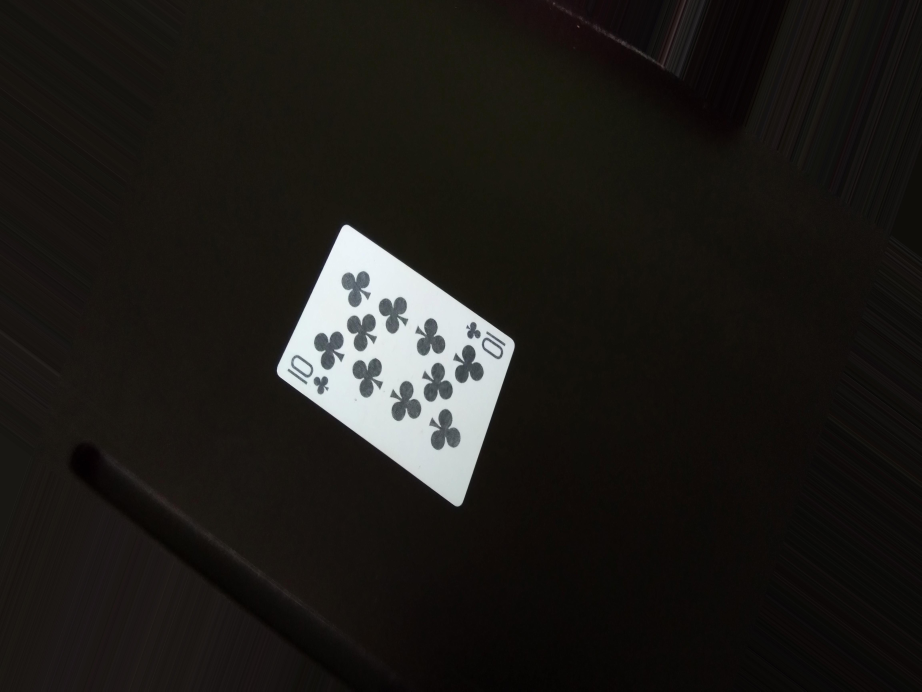
#> input picture Data/Images/Images/10C13.jpg, 4608 x 3456 px (shown at 1/5 size); its folder holds only this picture in this run
$ python build_templates.py
#> lines starting #> are read from the running program, lines starting #| are printed output that depends on the picture; after the words box and inside, x2 and y2 are one past the last pixel; in counts of white or black regions, pixels touching at a corner belong together
### CV/detect_card.py
import cv2
import numpy as np
import os
import glob

def straighten_card_perspective(image, contour, debug=False):
    """Straighten card using perspective transformation.
    Finds 4 corner points from contour and applies perspective correction."""

    # Approximate the contour to a polygon
    epsilon = 0.02 * cv2.arcLength(contour, True)
    approx = cv2.approxPolyDP(contour, epsilon, True)

    if debug:
        print(f"Contour approximation has {len(approx)} vertices")

    # If we don't have exactly 4 points, use convex hull or minAreaRect
    if len(approx) != 4:
        if debug:
            print("Contour doesn't have 4 points, using convex hull")
        hull = cv2.convexHull(contour)
        # Get the 4 corners of the convex hull
        if len(hull) >= 4:
            # Use minAreaRect to get 4 corners
            rect = cv2.minAreaRect(hull)
            approx = cv2.boxPoints(rect)
            approx = np.int0(approx)
        else:
            if debug:
                print("Could not get 4 corners")
            return None

    # Get 4 corners
    pts = approx.reshape(4, 2).astype(np.float32)

    if debug:
        print(f"Corner points: {pts}")

    # Order points: top-left, top-right, bottom-right, bottom-left
    pts_ordered = order_points_simple(pts)

    if debug:
        print(f"Ordered points: {pts_ordered}")

    # Get the width and height based on edge lengths
    width_top = np.linalg.norm(pts_ordered[1] - pts_ordered[0])
    width_bottom = np.linalg.norm(pts_ordered[2] - pts_ordered[3])
    height_left = np.linalg.norm(pts_ordered[3] - pts_ordered[0])
    height_right = np.linalg.norm(pts_ordered[2] - pts_ordered[1])

    card_width = int((width_top + width_bottom) / 2)
    card_height = int((height_left + height_right) / 2)

    if debug:
        print(f"Card dimensions: {card_width}x{card_height}")

    # Create destination rectangle
    dst = np.array([
        [0, 0],
        [card_width, 0],
        [card_width, card_height],
        [0, card_height]
    ], dtype="float32")

    # Apply perspective transformation
    M = cv2.getPerspectiveTransform(pts_ordered, dst)
    warped = cv2.warpPerspective(image, M, (card_width, card_height),
                                 flags=cv2.INTER_LINEAR)

    return warped

def order_points_simple(pts):
    """Order 4 points: top-left, top-right, bottom-right, bottom-left"""
    # Sort by y coordinate first to separate top and bottom
    sorted_y = pts[np.argsort(pts[:, 1])]

    # Top 2 points
    top = sorted_y[:2]
    # Bottom 2 points
    bottom = sorted_y[2:]

    # Sort top points by x
    tl, tr = top[np.argsort(top[:, 0])]
    # Sort bottom points by x
    bl, br = bottom[np.argsort(bottom[:, 0])]

    return np.array([tl, tr, br, bl], dtype=np.float32)

# [20 lines left out: function order_points, not called in this run]

def detect_and_get_top_left(image_path,
                          corner_frac: float = 0.25,
                          outline_scale: int = 2,
                          corner_area_thresh: int = 10,
                          target_size=(64, 96),
                          show: bool = False,
                          save_path: str = None,
                          debug: bool = False,
                          _image: np.ndarray = None):
    """Detect card in the image using curved edge detection, straighten it, and return the top-left outline crop.

    Uses edge detection and contour analysis to find the card's curved boundary (rounded corners).
    Returns a dict with keys:
      - warped: straightened card image (BGR)
      - top_left_corner: color crop of top-left (BGR)
      - corner_edges: edge map of the top-left crop (uint8)
      - outline: white background with black contour strokes (BGR)
      - outline_large: scaled-up version for display

    If save_path is provided, the outline_large will be saved to that path.
    If debug is True, prints contour info to help diagnose detection issues.
    """
    # If the image path doesn't exist, try to resolve common mistakes
    if image_path is not None and not os.path.exists(image_path):
        # Try same basename with common extensions in the Data images folder
        base = os.path.splitext(os.path.basename(image_path))[0]
        # common folders to search (relative to repo)
        search_dirs = [
            os.path.join(os.getcwd(), "Data", "Images", "Images"),
            os.path.join(os.getcwd(), "Data", "Images"),
            os.path.join(os.getcwd(), "Data")
        ]
        found = None
        for d in search_dirs:
            if not os.path.isdir(d):
                continue
            # look for files starting with base name
            pattern = os.path.join(d, base + ".*")
            matches = glob.glob(pattern)
            if matches:
                # prefer png/jpg/jpeg
                for ext in ('.png', '.jpg', '.jpeg'):
                    for m in matches:
                        if m.lower().endswith(ext):
                            found = m
                            break
                    if found:
                        break
                if not found:
                    found = matches[0]
                break
        if found:
            if debug:
                print(f"Image path not found; using '{found}' instead of '{image_path}'")
            image_path = found

    if _image is not None:
        image = _image
    else:
        image = cv2.imread(image_path)
        if image is None:
            parent = os.path.dirname(image_path) or os.getcwd()
            sample = []
            try:
                sample = [os.path.basename(p) for p in glob.glob(os.path.join(parent, '*'))][:20]
            except Exception:
                sample = []
            raise FileNotFoundError(f"Image not found: {image_path}. Nearby files: {sample}")
    original = image.copy()
    h, w = image.shape[:2]

    # Use multiple edge detection methods for robustness
    # 1. Canny edge detection
    blur = cv2.GaussianBlur(image, (5, 5), 0)
    edges_canny = cv2.Canny(blur, 30, 100)

    # 2. Dilate and erode to connect nearby edges (helps with rounded corners)
    kernel = cv2.getStructuringElement(cv2.MORPH_RECT, (5, 5))
    edges_dilated = cv2.dilate(edges_canny, kernel, iterations=2)
    edges_processed = cv2.erode(edges_dilated, kernel, iterations=1)

    # Find contours on processed edges
    contours, _ = cv2.findContours(edges_processed, cv2.RETR_EXTERNAL, cv2.CHAIN_APPROX_SIMPLE)

    if debug:
        print(f"Total contours found: {len(contours)}")

    # Find the largest contour (the card itself) - don't require it to be a perfect quadrilateral
    # since curved corners won't form a perfect 4-point approximation
    largest_contour = None
    largest_area = 0

    for i, c in enumerate(contours):
        area = cv2.contourArea(c)

        if debug and area > 5000:  # Only print large contours
            peri = cv2.arcLength(c, True)
            approx = cv2.approxPolyDP(c, 0.02 * peri, True)
            print(f"  Contour {i}: area={area:.0f}, perimeter={peri:.0f}, approx_sides={len(approx)}")

        # Prefer contours that are large and have reasonable aspect ratio (card-like)
        if area > largest_area and area > 5000:  # Minimum card size
            x, y, cw, ch = cv2.boundingRect(c)
            aspect_ratio = float(cw) / ch if ch > 0 else 0
            # Card aspect ratio is typically between 0.6 and 0.75 (portrait orientation varies)
            if 0.5 < aspect_ratio < 1.5:  # Allow some variation
                largest_contour = c
                largest_area = area

    if largest_contour is None:
        if debug:
            print("No suitable card contour found!")
        return None

    if debug:
        print(f"Using largest contour with area={largest_area:.0f}")

    # Straighten the card using perspective transformation based on detected corners
    warped = straighten_card_perspective(original, largest_contour, debug=debug)

    # Get dimensions of straightened card
    h, w = warped.shape[:2]

    # Ensure card is upright (portrait orientation: height > width)
    # If card is wider than tall, rotate 90 degrees
    h, w = warped.shape[:2]
    if w > h:
        if debug:
            print(f"Card is landscape ({w}x{h}), rotating to portrait...")
        warped = cv2.rotate(warped, cv2.ROTATE_90_COUNTERCLOCKWISE)
        h, w = warped.shape[:2]

    warped_copy = warped.copy()
    warped_blur = cv2.GaussianBlur(warped, (5, 5), 0)
    warped_edges = cv2.Canny(warped_blur, 50, 150)
    warped_contours, _ = cv2.findContours(warped_edges, cv2.RETR_EXTERNAL, cv2.CHAIN_APPROX_SIMPLE)

    for c in warped_contours:
        area = cv2.contourArea(c)
        if area > 100:
            cv2.drawContours(warped_copy, [c], -1, (0, 255, 0), 2)

    # Extract top-left corner for rank and suit
    corner_width = int(w * corner_frac)
    corner_height = int(h * 0.35)  # Taller crop (35% of height instead of 25%)
    top_left_corner = warped[0:corner_height, 0:corner_width]
    corner_edges = warped_edges[0:corner_height, 0:corner_width]

    # Create a black and white overlay using binary thresholding
    gray = cv2.cvtColor(top_left_corner, cv2.COLOR_BGR2GRAY)
    # Apply blur to reduce noise before thresholding
    blurred = cv2.GaussianBlur(gray, (5, 5), 0)
    # Use Otsu's threshold for automatic thresholding - keeps background white, makes darker areas black
    _, bw_overlay = cv2.threshold(blurred, 0, 255, cv2.THRESH_BINARY + cv2.THRESH_OTSU)

    # Apply morphological operations to remove noise
    kernel = cv2.getStructuringElement(cv2.MORPH_RECT, (3, 3))
    bw_overlay = cv2.morphologyEx(bw_overlay, cv2.MORPH_CLOSE, kernel, iterations=1)
    bw_overlay = cv2.morphologyEx(bw_overlay, cv2.MORPH_OPEN, kernel, iterations=1)

    # Convert to 3-channel for consistency (BGR format)
    bw_overlay_bgr = cv2.cvtColor(bw_overlay, cv2.COLOR_GRAY2BGR)

    # Resize overlay to a fixed target resolution so outputs are consistent
    # target_size is (width, height)
    target_w, target_h = target_size
    bw_overlay_resized = cv2.resize(bw_overlay, (target_w, target_h), interpolation=cv2.INTER_NEAREST)
    bw_overlay_resized_bgr = cv2.cvtColor(bw_overlay_resized, cv2.COLOR_GRAY2BGR)

    # Create a larger display image by scaling the fixed-size overlay
    overlay_large = cv2.resize(bw_overlay_resized_bgr, (target_w * outline_scale, target_h * outline_scale),
                                interpolation=cv2.INTER_NEAREST)

    if save_path:
        cv2.imwrite(save_path, overlay_large)

    if show:
        # Helper function to resize image for display with max size constraint
        # [8 lines left out: function resize_for_display, not called in this run]

        cv2.imshow("Original Image", resize_for_display(image))
        cv2.imshow("Straightened Card", resize_for_display(warped))
        cv2.imshow("Contours on Straightened Card", resize_for_display(warped_copy))
        cv2.imshow("Top-Left Corner (B&W Overlay)", overlay_large)
        cv2.waitKey(0)
        cv2.destroyAllWindows()

    return {
        "warped": warped,
        "top_left_corner": top_left_corner,
        "corner_edges": corner_edges,
        # resized overlay at fixed resolution (grayscale)
        "overlay": bw_overlay_resized,
        # BGR versions for display
        "overlay_bgr": bw_overlay_resized_bgr,
        "overlay_large": overlay_large,
    }


def detect_card_from_image(image: np.ndarray, **kwargs):
    """Convenience wrapper: run detect_and_get_top_left on a BGR numpy array."""
    return detect_and_get_top_left(None, _image=image, **kwargs)


# [7 lines that do not run on import are left out]

### CV/build_templates.py
"""
Build a template database from the annotated card dataset.

For each image in Data/Images/Images/:
  - Derive the card label from the filename (e.g. "10C0.jpg" → "10C")
  - Run detect_and_get_top_left() to produce a 64×96 binary overlay
  - Accumulate overlays per label and compute a mean template
  - Save {LABEL}.npy (float32 array) and {LABEL}.png for all 52 cards

Run this once before using card_matcher.py:
    python build_templates.py
"""
import os
import sys
import re
import cv2
import numpy as np

sys.path.insert(0, os.path.dirname(os.path.abspath(__file__)))
from detect_card import detect_and_get_top_left

BASE = os.path.dirname(os.path.dirname(os.path.abspath(__file__)))
IMAGES_DIR = os.path.join(BASE, "Data", "Images", "Images")
TEMPLATES_DIR = os.path.join(BASE, "Data", "templates", "card_overlays")

VALID_LABELS = {
    f"{r}{s}"
    for r in ["A", "2", "3", "4", "5", "6", "7", "8", "9", "10", "J", "Q", "K"]
    for s in ["S", "H", "D", "C"]
}

IMAGE_EXTENSIONS = {".jpg", ".jpeg", ".png", ".webp", ".avif"}


def parse_label(filename: str) -> str | None:
    """Extract card label from filename like '10C0.jpg' → '10C', 'AS12.jpg' → 'AS'."""
    name = os.path.splitext(os.path.basename(filename))[0].upper()
    label = re.sub(r"\d+$", "", name)
    return label if label in VALID_LABELS else None


def build_templates(
    images_dir: str = IMAGES_DIR,
    templates_dir: str = TEMPLATES_DIR,
    max_per_class: int = 50,
    verbose: bool = True,
) -> dict[str, int]:
    """
    Process dataset images and save mean overlay templates.

    Returns dict of {label: sample_count} for each saved template.
    """
    os.makedirs(templates_dir, exist_ok=True)

    card_overlays: dict[str, list[np.ndarray]] = {}
    processed = skipped = 0

    image_files = [
        f for f in os.listdir(images_dir)
        if os.path.splitext(f)[1].lower() in IMAGE_EXTENSIONS
    ]
    total = len(image_files)

    if verbose:
        print(f"Found {total} images in {images_dir}")

    for i, filename in enumerate(image_files):
        label = parse_label(filename)
        if label is None:
            skipped += 1
            continue

        if max_per_class and len(card_overlays.get(label, [])) >= max_per_class:
            continue

        img_path = os.path.join(images_dir, filename)

        if verbose and i % 200 == 0:
            pct = 100 * i / total
            print(f"  [{pct:5.1f}%] {i}/{total}  processed={processed}  skipped={skipped}")

        try:
            result = detect_and_get_top_left(img_path)
#> in detect_and_get_top_left, image is the input picture: shape (3456, 4608, 3); mean B, G, R 24.4, 27.7, 29.9
#> in detect_and_get_top_left, `edges_canny = cv2.Canny(blur, 30, 100)`:
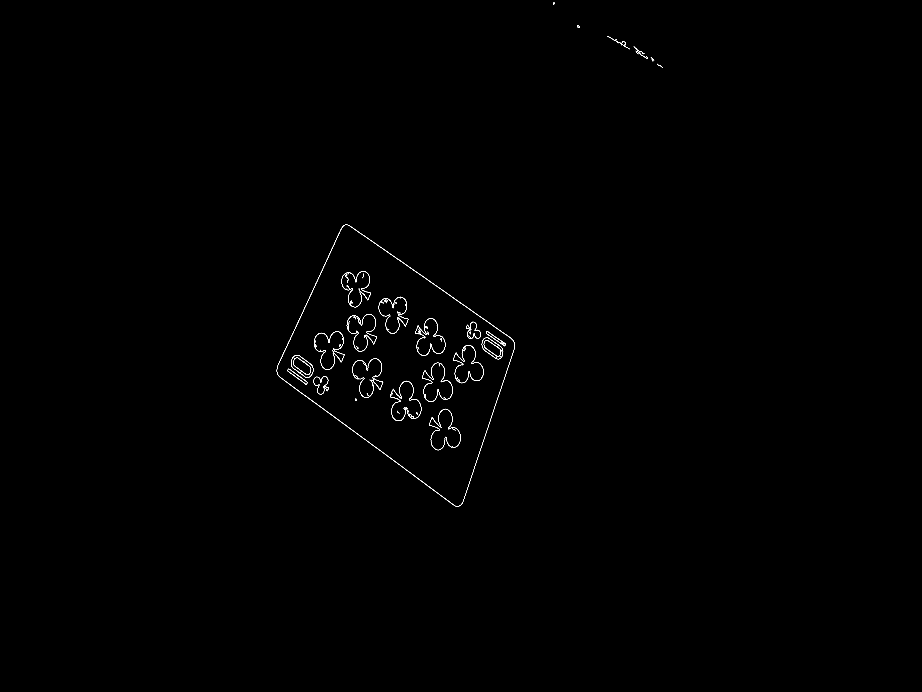
#> edges_canny: shape (3456, 4608) (shown at 1/5 size); 0.12% white in thin lines or dots, all inside (x1, y1, x2, y2) = (1384, 12, 3313, 2533)
#> in detect_and_get_top_left, `contours, _ = cv2.findContours(edges_processed, cv2.RETR_EXTERNAL, cv2..`: contours = 7 contours; box (x1, y1, x2, y2) and area: (1382, 1121, 2576, 2535) 925698, (3033, 178, 3152, 248) 1303, (3166, 230, 3240, 297) 1241, (3284, 317, 3315, 342) 234, (3252, 286, 3273, 309) 210, (2883, 124, 2900, 142) 208, (2764, 10, 2777, 25) 133
#> the loop in detect_and_get_top_left, `for i, c in enumerate(contours):` made 7 passes
#> (area, x, y, cw, ch, aspect_ratio, largest_area) on pass 1: (925697.5, 1382, 1121, 1194, 1414, 0.844, 925697.5)
#> after the loop in detect_and_get_top_left, `for i, c in enumerate(contours):`: aspect_ratio = 0.844; ch = 1414; cw = 1194; largest_area = 925697.5; largest_contour = contour of 2150 points, box (x1, y1, x2, y2) (1382, 1121, 2576, 2535), area 925698; x = 1382; y = 1121
#> in straighten_card_perspective, `epsilon = 0.02 * cv2.arcLength(contour, True)`: epsilon = 82.44
#> in straighten_card_perspective, `approx = cv2.approxPolyDP(contour, epsilon, True)`: approx = [[1720, 1123], [1386, 1874], [2298, 2532], [2572, 1708]]
#> in straighten_card_perspective, `pts = approx.reshape(4, 2).astype(np.float32)`: pts has the same summary as approx
#> in order_points_simple, `sorted_y = pts[np.argsort(pts[:, 1])]`: sorted_y = [[1720, 1123], [2572, 1708], [1386, 1874], [2298, 2532]]
#> in order_points_simple, `top = sorted_y[:2]`: top = [[1720, 1123], [2572, 1708]]
#> in order_points_simple, `bottom = sorted_y[2:]`: bottom = [[1386, 1874], [2298, 2532]]
#> in order_points_simple, `tl, tr = top[np.argsort(top[:, 0])]`: tl = [1720, 1123]; tr = [2572, 1708]
#> in order_points_simple, `bl, br = bottom[np.argsort(bottom[:, 0])]`: bl = [1386, 1874]; br = [2298, 2532]
#> in straighten_card_perspective, `pts_ordered = order_points_simple(pts)`: pts_ordered = [[1720, 1123], [2572, 1708], [2298, 2532], [1386, 1874]]
#> in straighten_card_perspective, `width_top = np.linalg.norm(pts_ordered[1] - pts_ordered[0])`: width_top = 1033.5
#> in straighten_card_perspective, `width_bottom = np.linalg.norm(pts_ordered[2] - pts_ordered[3])`: width_bottom = 1124.6
#> in straighten_card_perspective, `height_left = np.linalg.norm(pts_ordered[3] - pts_ordered[0])`: height_left = 821.9
#> in straighten_card_perspective, `height_right = np.linalg.norm(pts_ordered[2] - pts_ordered[1])`: height_right = 868.4
#> in straighten_card_perspective, `card_width = int((width_top + width_bottom) / 2)`: card_width = 1079
#> in straighten_card_perspective, `card_height = int((height_left + height_right) / 2)`: card_height = 845
#> in straighten_card_perspective, `dst = np.array([ [0, 0], [card_width, 0], [card_width, card_height], [..`: dst = [[0, 0], [1079, 0], [1079, 845], [0, 845]]
#> in straighten_card_perspective, `M = cv2.getPerspectiveTransform(pts_ordered, dst)`: M = [[1.06, 0.47, -2346.8], [-0.677, 0.986, 57.15], [-3.12e-05, 9.96e-05, 1]]
#> in straighten_card_perspective, `warped = cv2.warpPerspective(image, M, (card_width, card_height), flag..`:
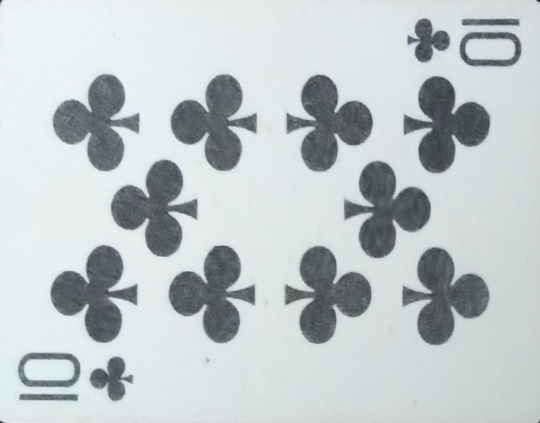
#> warped: shape (845, 1079, 3) (shown at 1/2 size); mean B, G, R 201.4, 199.7, 191.5
#> in detect_and_get_top_left, `warped_edges = cv2.Canny(warped_blur, 50, 150)`:
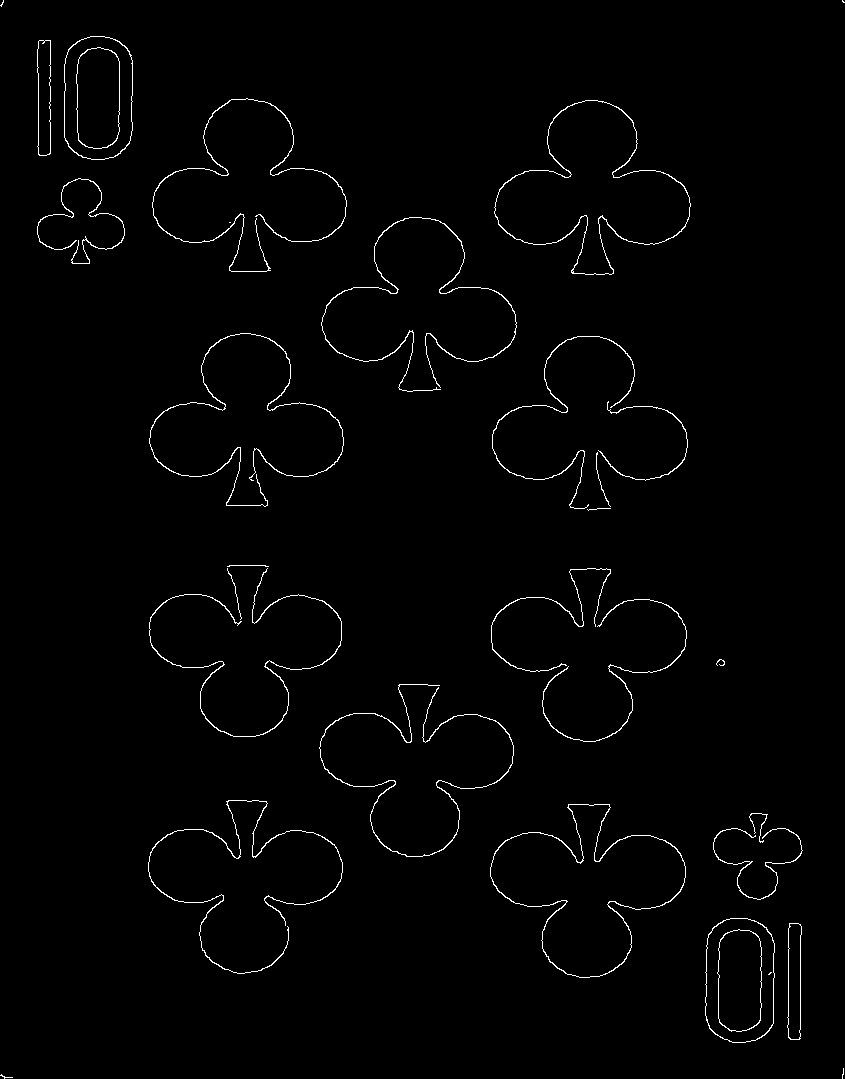
#> warped_edges: shape (1079, 845); 1.3% white in thin lines or dots
#> in detect_and_get_top_left, `warped_contours, _ = cv2.findContours(warped_edges, cv2.RETR_EXTERNAL,..`: warped_contours = 29 contours, 11 with area under 20; largest, box (x1, y1, x2, y2) and area: (494, 100, 691, 275) 18104, (490, 804, 686, 978) 18048, (705, 918, 775, 1043) 7624, (64, 36, 133, 160) 7544, (787, 923, 802, 1040) 1392
#> the loop in detect_and_get_top_left, `for c in warped_contours:` made 29 passes
#> area on passes 3, 4, 5, 7, 8, 9, 11, 12: 1391.5, 7624.5, 78, 18048.5, 199, 193.5, 128.5, 75.5
#> after the loop in detect_and_get_top_left, `for c in warped_contours:`:
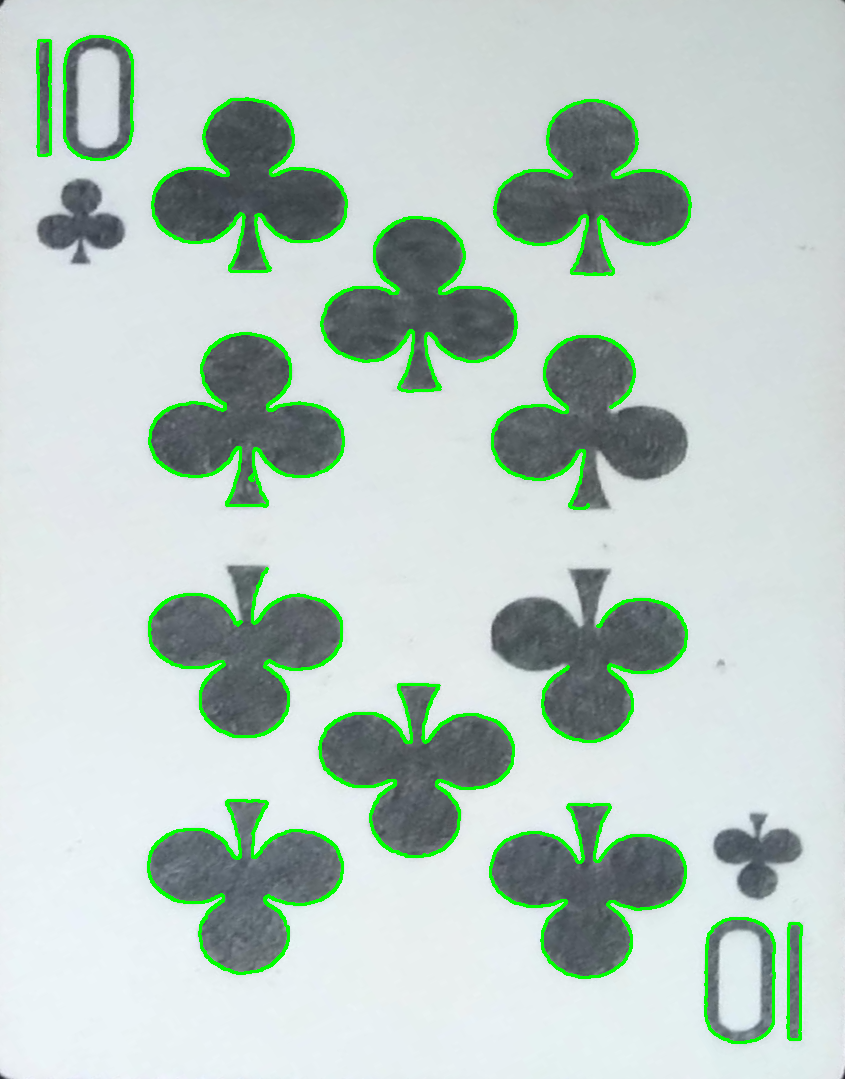
#> warped_copy: shape (1079, 845, 3); mean B, G, R 195.9, 202.9, 186.3
#> in detect_and_get_top_left, `top_left_corner = warped[0:corner_height, 0:corner_width]`:
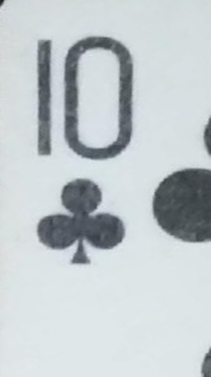
#> top_left_corner: shape (377, 211, 3); mean B, G, R 205, 201.9, 194.3
#> (the rest of the program and of its run is left out)
